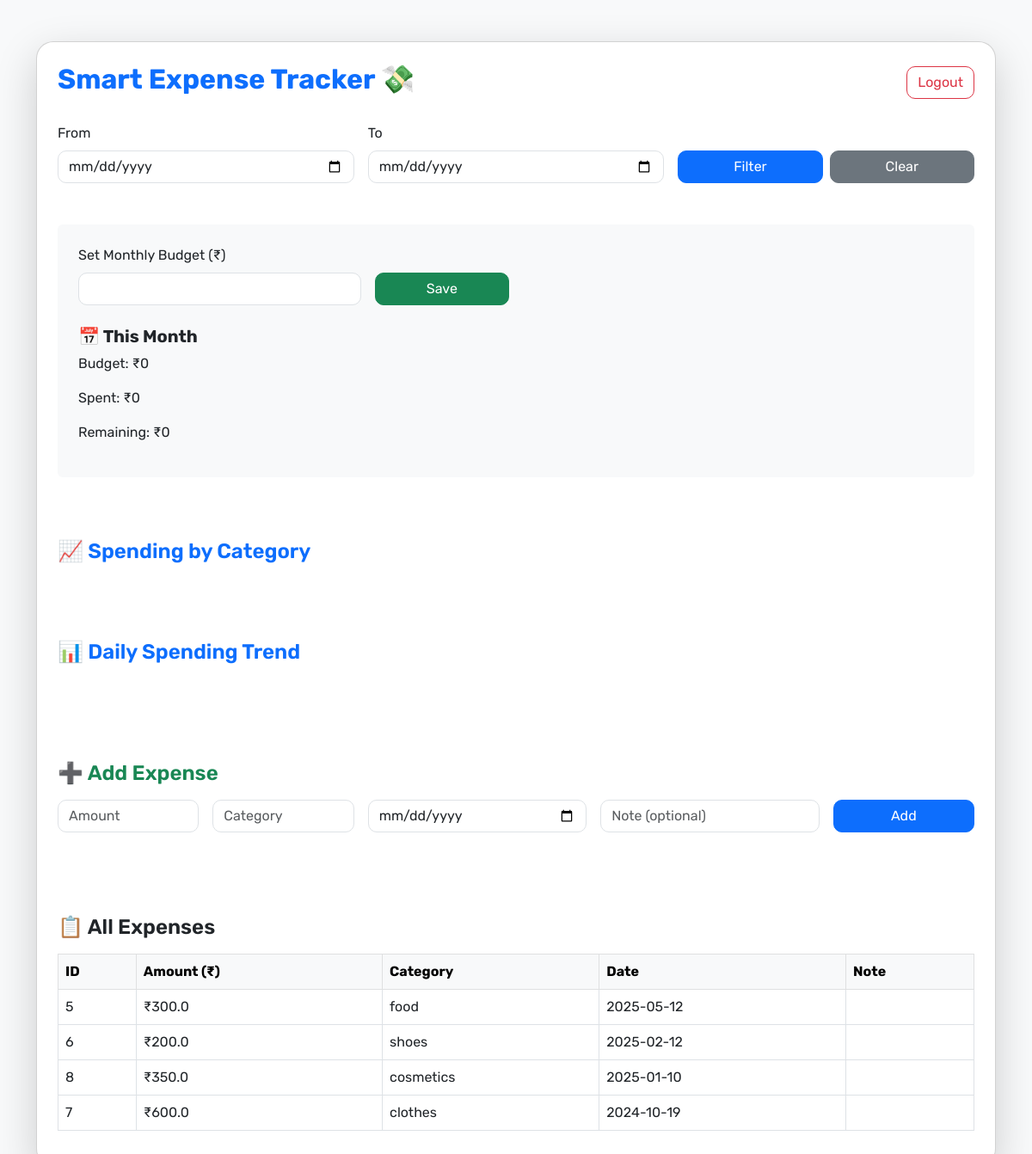
/ (signed in), run on the app's committed database.
### tables this page shows
CREATE TABLE expenses (
            id INTEGER PRIMARY KEY AUTOINCREMENT,
            user_id INTEGER,
            amount REAL,
            category TEXT,
            date TEXT,
            note TEXT,
            FOREIGN KEY(user_id) REFERENCES users(id)
        );

### app.py (the view, shortened to what this page needs)
@app.route('/', methods=['GET', 'POST'])
@login_required
def index():
    conn = sqlite3.connect('expenses.db')
    c = conn.cursor()
    start_date = request.args.get('start_date')
    end_date = request.args.get('end_date')
    if start_date and end_date:
        c.execute("SELECT * FROM expenses WHERE user_id = ? AND date BETWEEN ? AND ? ORDER BY date DESC",
                  (current_user.id, start_date, end_date))
        data = c.fetchall()
        c.execute("SELECT SUM(amount) FROM expenses WHERE user_id = ? AND date BETWEEN ? AND ?",
                  (current_user.id, start_date, end_date))
        total_spent = c.fetchone()[0] or 0
        c.execute("SELECT category, SUM(amount) FROM expenses WHERE user_id = ? AND date BETWEEN ? AND ? GROUP BY category",
                  (current_user.id, start_date, end_date))
        category_data = c.fetchall()
        c.execute("SELECT date, SUM(amount) FROM expenses WHERE user_id = ? AND date BETWEEN ? AND ? GROUP BY date",
                  (current_user.id, start_date, end_date))
        daily_data = c.fetchall()
    else:
        c.execute("SELECT * FROM expenses WHERE user_id = ? ORDER BY date DESC", (current_user.id,))
        data = c.fetchall()
        c.execute("SELECT SUM(amount) FROM expenses WHERE user_id = ?", (current_user.id,))
        total_spent = c.fetchone()[0] or 0
        c.execute("SELECT category, SUM(amount) FROM expenses WHERE user_id = ? GROUP BY category", (current_user.id,))
        category_data = c.fetchall()
        c.execute("SELECT date, SUM(amount) FROM expenses WHERE user_id = ? GROUP BY date", (current_user.id,))
        daily_data = c.fetchall()
    this_month = datetime.now().strftime('%Y-%m')
    c.execute("SELECT SUM(amount) FROM expenses WHERE user_id = ? AND date LIKE ?", (current_user.id, f"{this_month}%",))
    monthly_spent = c.fetchone()[0] or 0
    c.execute("SELECT amount FROM budget WHERE user_id = ?", (current_user.id,))
    row = c.fetchone()
    budget = row[0] if row else 0
    conn.close()
    return render_template("index.html",
                           data=data,
                           total_spent=total_spent,
                           category_data=category_data,
                           daily_data=daily_data,
                           monthly_spent=monthly_spent,
                           budget=budget)

### app.py (called while the page is built)
@login_manager.user_loader
def load_user(user_id):
    conn = sqlite3.connect('expenses.db')
    c = conn.cursor()
    c.execute("SELECT * FROM users WHERE id = ?", (user_id,))
    user = c.fetchone()
    conn.close()
    if user:
        return User(user[0], user[1], user[2])
    return None

### templates/index.html (shortened to what this page needs)
<!DOCTYPE html>
<html lang="en">
<head>
    <link href="https://cdn.jsdelivr.net/npm/bootstrap@5.3.0/dist/css/bootstrap.min.css" rel="stylesheet">
</head>
<body>
<div class="container py-5">
    <div class="card shadow-lg p-4 bg-white">
        <div class="d-flex justify-content-between align-items-center mb-4">
            <h2 class="text-primary fw-bold">Smart Expense Tracker 💸</h2>
            <a href="/logout" class="btn btn-outline-danger">Logout</a>
        </div>
        <form method="GET" action="/" class="row g-3 mb-5">
            <div class="col-md-4">
                <label class="form-label">From</label>
                <input type="date" name="start_date" class="form-control" required>
            </div>
            <div class="col-md-4">
                <label class="form-label">To</label>
                <input type="date" name="end_date" class="form-control" required>
            </div>
            <div class="col-md-4 d-flex align-items-end">
                <button type="submit" class="btn btn-primary me-2 w-50">Filter</button>
                <a href="/" class="btn btn-secondary w-50">Clear</a>
            </div>
        </form>
        <div class="p-4 bg-light rounded mb-5">
            <form method="POST" action="/set_budget" class="row g-3">
                <div class="col-md-4">
                    <label for="budget" class="form-label">Set Monthly Budget (₹)</label>
                    <input type="number" name="budget" class="form-control" required>
                </div>
                <div class="col-md-2 d-flex align-items-end">
                    <button type="submit" class="btn btn-success w-100">Save</button>
                </div>
            </form>
            <div class="mt-4">
                <h5 class="fw-bold mb-2">📅 This Month</h5>
                <p>Budget: ₹{{ budget }}</p>
                <p>Spent: ₹{{ monthly_spent }}</p>
                <p>Remaining: ₹{{ budget - monthly_spent }}</p>
            </div>
        </div>
        <h4 class="text-primary mt-4 mb-3">📈 Spending by Category</h4>
        <h4 class="text-primary mt-4 mb-3">📊 Daily Spending Trend</h4>
        <h4 class="text-success mt-5 mb-3">➕ Add Expense</h4>
        <form method="POST" class="row g-3 mb-5">
            <div class="col-md-2">
                <input type="number" name="amount" class="form-control" placeholder="Amount" required>
            </div>
            <div class="col-md-2">
                <input type="text" name="category" class="form-control" placeholder="Category" required>
            </div>
            <div class="col-md-3">
                <input type="date" name="date" class="form-control" required>
            </div>
            <div class="col-md-3">
                <input type="text" name="note" class="form-control" placeholder="Note (optional)">
            </div>
            <div class="col-md-2">
                <button type="submit" class="btn btn-primary w-100">Add</button>
            </div>
        </form>
        <h4 class="text-dark mt-5 mb-3">📋 All Expenses</h4>
        <div class="table-responsive">
            <table class="table table-bordered table-hover align-middle">
                <thead class="table-light">
                    <tr>
                        <th>ID</th>
                        <th>Amount (₹)</th>
                        <th>Category</th>
                        <th>Date</th>
                        <th>Note</th>
                    </tr>
                </thead>
                <tbody>
                    {% for row in data %}
                    <tr>
                        <td>{{ row[0] }}</td>
                        <td>₹{{ row[2] }}</td>
                        <td>{{ row[3] }}</td>
                        <td>{{ row[4] }}</td>
                        <td>{{ row[5] }}</td>
                    </tr>
                    {% endfor %}
                </tbody>
            </table>
        </div>
    </div>
</div>
</body>
</html>

### templates/index.html (style rules this page uses)
body { background-color: #f8f9fa; font-family: 'Rubik', sans-serif; }
h4 { font-weight: 600; }
.card { border-radius: 20px; }
.form-control, .btn { border-radius: 10px; }

### data on the page
expenses: id "5", amount "300.0", category "food", date "2025-05-12"
expenses: id "6", amount "200.0", category "shoes", date "2025-02-12"
expenses: id "8", amount "350.0", category "cosmetics", date "2025-01-10"
expenses: id "7", amount "600.0", category "clothes", date "2024-10-19"

### other printed values
{{ budget }} "0"
{{ monthly_spent }} "0"
{{ budget - monthly_spent }} "0"
